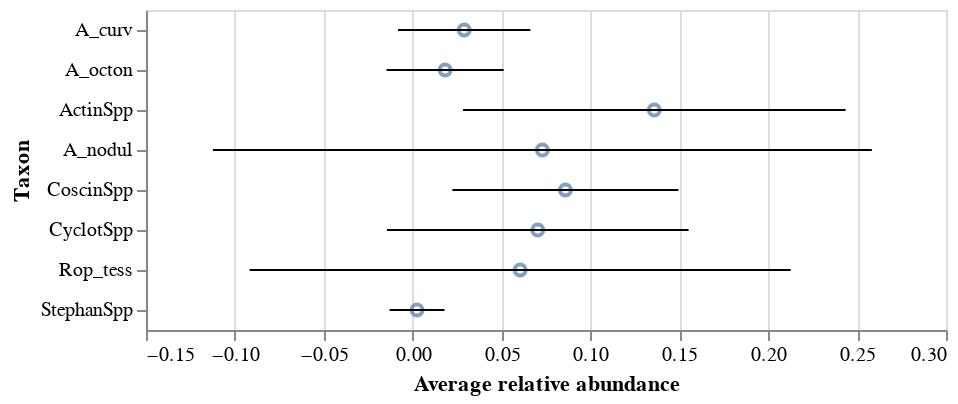

The notebook cell this image was saved under:
### Markdown cell above
### Q1 (b). Visualizing summary statistics

Create a plot of the average relative abundances and their variation over time by following these steps:

1. Reset the index of `diatom_summary` so that the taxon names are stored as a column and not an index. Store the result as `plot_df`.

2. Create an Altair chart based on `plot_df` with *no marks* -- just `alt.Chart(...).encode(...)` -- and pass the columnn of taxon names to the `Y` encoding channel with the title 'Taxon' and sorted in descending order of mean relative abundance. Store the result as `base`.
    + *Hint*: `alt.Y(..., sort = {'field': 'column', 'order': 'descending'})` will sort the Y channel by 'column' in descending order.


3. Modify `base` to create a point plot of the average relative abundances for each taxon; store the result as `means`.
    + Average relative abundance (the mean you calculated in Q1 (a)) should appear on the x axis, and taxon on the y axis.
    + Since the `Y` encoding was already specified in `base`, you do not need to add a `Y` encoding at this stage.
    + Give the x axis the title 'Average relative abundance'.


4. Modify `base` to create a plot with bars spanning two standard deviations in either direction from the mean. Store the result as `bars`.
    + First use `base.transform_calculate(...)` to compute `lwr` and `upr` for the positions of the bar endpoints:
        - $\texttt{lwr} = \texttt{mean} - 2\times\texttt{std}$
        - $\texttt{upr} = \texttt{mean} + 2\times\texttt{std}$.
    + Then append `.mark_errorbar().encode(...)` to the chain:
        - pass `lwr:Q` to the `X` encoding channel with the title 'Average relative abundance' (to match the point plot)
        - pass `upr:Q` to the `X2` encoding channel (no specific title needed).


5. Layer the plots: `means + bars`.


It may help to have a look at [this example](https://altair-viz.github.io/gallery/simple_scatter_with_errorbars.html). Once you make the plot, answer questions (i) - (iii) below.

### Code cell
# reset index
plot_df = diatom_summary.reset_index()

# create base chart
base = alt.Chart(plot_df).encode(
    y = alt.Y('index', title = 'Taxon',
              sort = {'field': 'column', 'order': 'descending'})
)
              
# create point plot
means = base.mark_point().encode(
    x = alt.X('mean', title = 'Average relative abundance')
)
# create bar plot
bars = base.transform_calculate(
    lwr = 'datum.mean - 2*datum.std',
    upr = 'datum.mean + 2*datum.std'
).mark_errorbar().encode(
    x = alt.X('lwr:Q', title = 'Average relative abundance'),
    x2 = 'upr:Q'
)
# layer
means + bars

### Figure 1 — Vega-Lite specification as saved in the notebook (floating-point values rounded to 4 significant figures)
{"config": {"view": {"continuousWidth": 400, "continuousHeight": 300}}, "layer": [{"mark": "point", "encoding": {"x": {"field": "mean", "title": "Average relative abundance", "type": "quantitative"}, "y": {"field": "index", "sort": {"field": "column", "order": "descending"}, "title": "Taxon", "type": "nominal"}}}, {"mark": "errorbar", "encoding": {"x": {"field": "lwr", "title": "Average relative abundance", "type": "quantitative"}, "x2": {"field": "upr"}, "y": {"field": "index", "sort": {"field": "column", "order": "descending"}, "title": "Taxon", "type": "nominal"}}, "transform": [{"calculate": "datum.mean - 2*datum.std", "as": "lwr"}, {"calculate": "datum.mean + 2*datum.std", "as": "upr"}]}], "data": {"name": "data-6a3a038c92efaa7c4957fd5e79c91e85"}, "$schema": "https://vega.github.io/schema/vega-lite/v4.17.0.json", "datasets": {"data-6a3a038c92efaa7c4957fd5e79c91e85": [{"index": "A_curv", "mean": 0.02899, "std": 0.0186}, {"index": "A_octon", "mean": 0.01826, "std": 0.01647}, {"index": "ActinSpp", "mean": 0.1359, "std": 0.0538}, {"index": "A_nodul", "mean": 0.07294, "std": 0.09268}, {"index": "CoscinSpp", "mean": 0.08593, "std": 0.0318}, {"index": "CyclotSpp", "mean": 0.07037, "std": 0.04242}, {"index": "Rop_tess", "mean": 0.06045, "std": 0.0761}, {"index": "StephanSpp", "mean": 0.002447, "std": 0.007721}]}}
